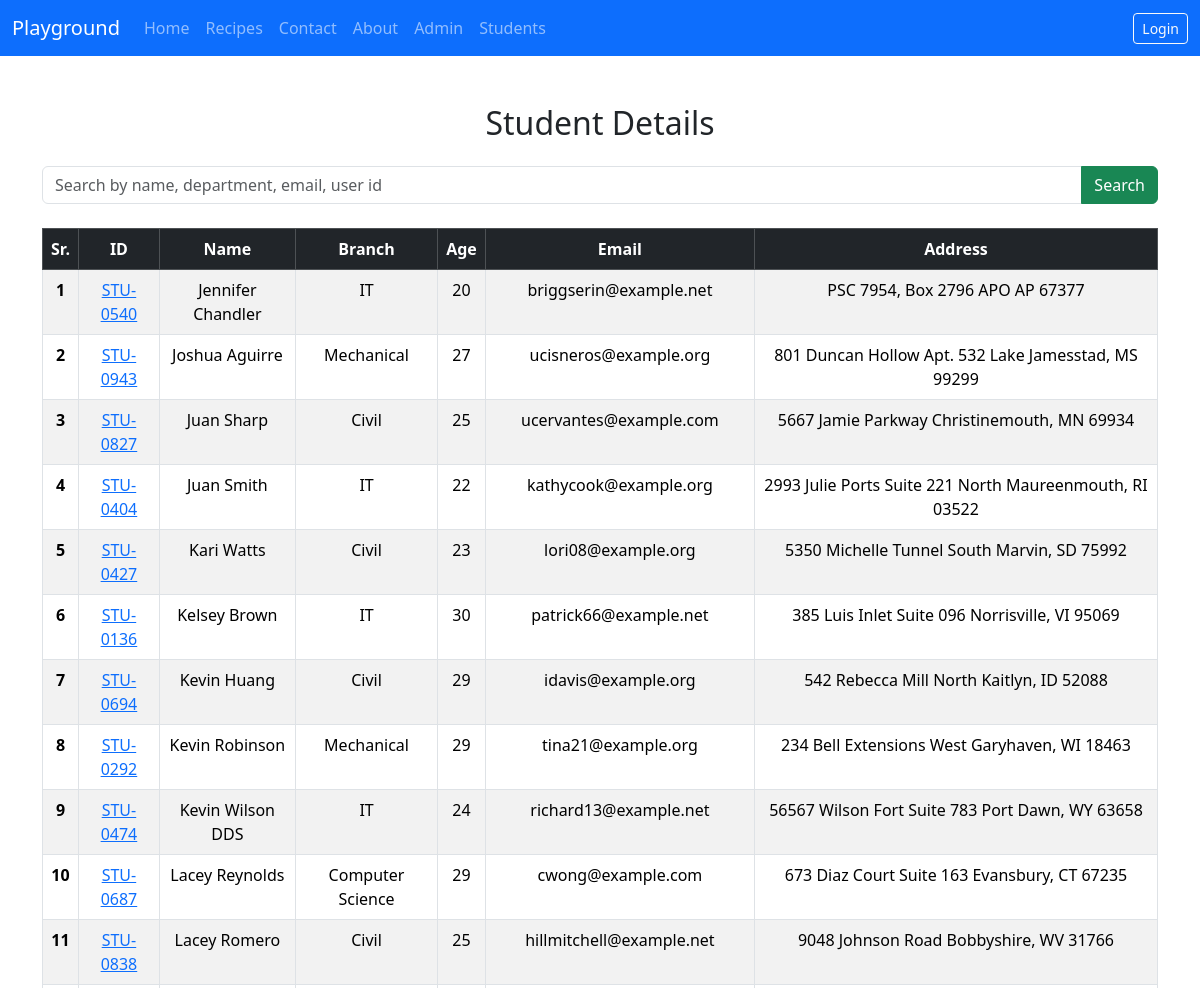
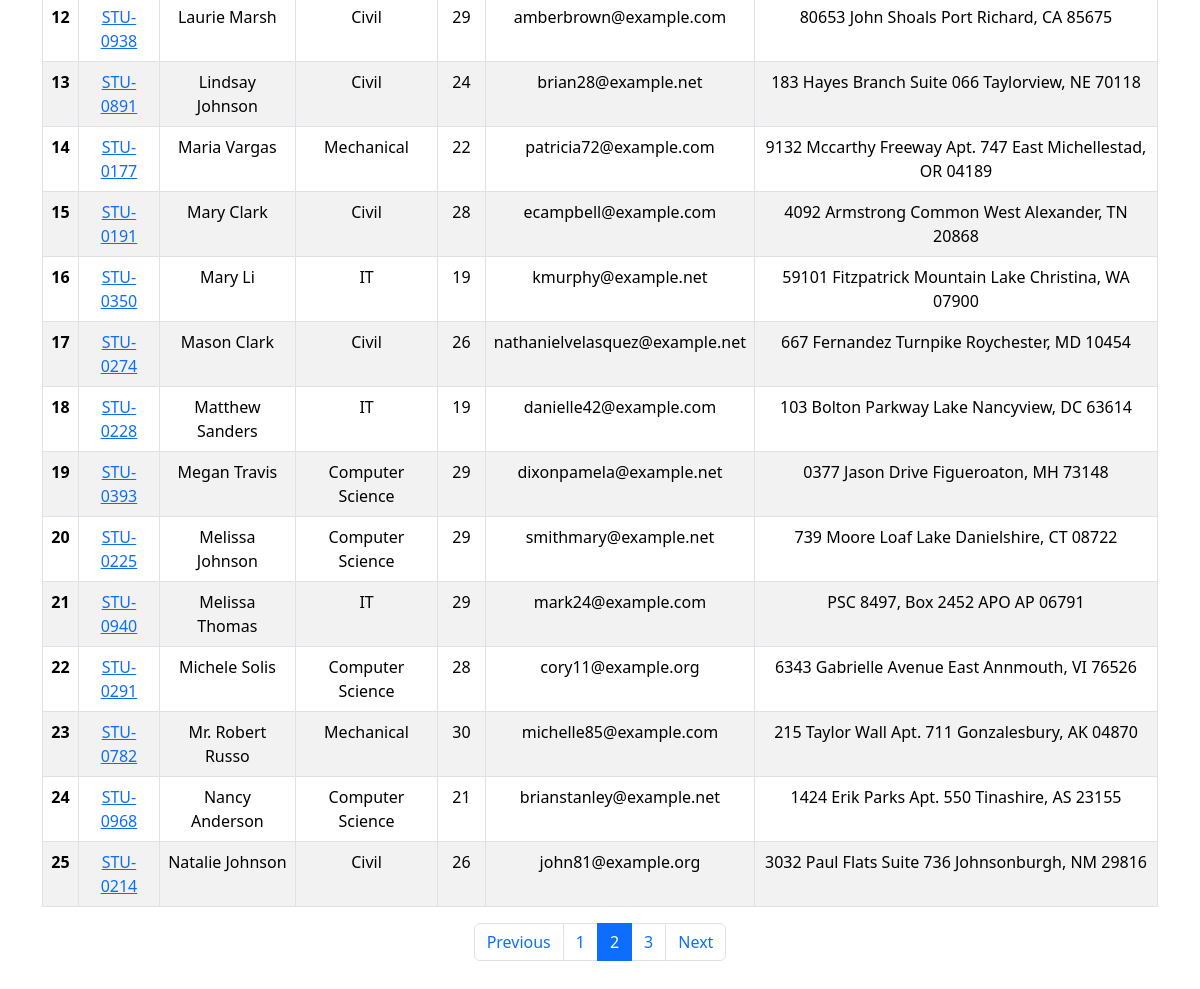
Screenshot of /students/?page=2 with the database file from the repository (2 pictures, top to bottom).
### vege/models.py (models this page shows, shortened)
class Student(models.Model):
    department = models.ForeignKey(Department, related_name="depart", on_delete=models.CASCADE)
    student_id = models.OneToOneField(StudentID, related_name="studentid", on_delete=models.CASCADE)
    student_name = models.CharField(max_length=100)
    student_email = models.EmailField(unique=True)
    student_age = models.IntegerField(default=18)
    student_address = models.TextField()
    is_deleted = models.BooleanField(default= False)
    objects = StudentManager()
    admin_objects = models.Manager()
    class Meta:
        ordering = ['student_name']
        verbose_name = "student"

class StudentID(models.Model):
    student_id = models.CharField(max_length=100, unique=True)
    def __str__(self) -> str:
        return self.student_id

class Department(models.Model):
    department = models.CharField(max_length=100)
    def __str__(self) -> str:
        return self.department
    class Meta:
        ordering = ['department']

### vege/views.py (the view)
# urls.py: path('students/', get_students, name = 'get_students'),
def get_students(request):
    queryset = Student.objects.all()
    if request.GET.get('search'):
        search = request.GET.get('search')
        queryset = queryset.filter(                                         #applying 'or' condition using Q
            Q(student_name__icontains = search) |
            Q(department__department__icontains = search) |
            Q(student_id__student_id__icontains = search) |
            Q(student_email__icontains = search)
        )
        paginator = Paginator(queryset,len(queryset))
    else:
        paginator = Paginator(queryset,25)
    page_number = request.GET.get("page")
    page_obj = paginator.get_page(page_number)
    return render(request, 'report/students.html', {'page_obj' : page_obj})

### vege/models.py (called while the page is built)
    def get_queryset(self):
        return super().get_queryset().filter(is_deleted = False)

### vege/templates/report/students.html (shortened to what this page needs)
{% extends "base.html" %}
{% block start %}
<div class="container my-5">
  <h2 class="mb-4 text-center">Student Details</h2>
  <form method="get" class="mb-4">
    <div class="input-group">
      <input type="text" name="search" class="form-control" placeholder="Search by name, department, email, user id" value="{{ query|default:'' }}">
      <button class="btn btn-success" type="submit">Search</button>
    </div>
  </form>
  <div class="table-responsive">
    <table class="table table-striped table-bordered table-hover text-center">
      <thead class="table-dark">
        <tr>
          <th>Sr.</th>
          <th>ID</th>
          <th>Name</th>
          <th>Branch</th>
          <th>Age</th>
          <th>Email</th>
          <th>Address</th>
        </tr>
      </thead>
      <tbody>
        {% for student in page_obj %}
        <tr>
          <th>{{ forloop.counter }}</th>
          <td>
            <a href= "{% url 'see_marks' student.student_id %}">
            {{ student.student_id }}</a>
          </td>
          <td>{{ student.student_name }}</td>
          <td>{{ student.department }}</td>
          <td>{{ student.student_age }}</td>
          <td>{{ student.student_email }}</td>
          <td>{{ student.student_address }}</td>
        </tr>
        {% empty %}
        <tr>
          <td colspan="6">No students available.</td>
        </tr>
        {% endfor %}
      </tbody>
    </table>
  </div>
  <nav aria-label="Page navigation">
    <ul class="pagination justify-content-center">
      {% if page_obj.has_previous %}
      <li class="page-item">
        <a class="page-link" href="?page={{ page_obj.previous_page_number }}">Previous</a>
      </li>
      {% else %}
      <li class="page-item disabled">
        <span class="page-link">Previous</span>
      </li>
      {% endif %}
      {% for num in page_obj.paginator.page_range %}
      <li class="page-item {% if page_obj.number == num %}active{% endif %}">
        <a class="page-link" href="?page={{ num }}">{{ num }}</a>
      </li>
      {% endfor %}
      {% if page_obj.has_next %}
      <li class="page-item">
        <a class="page-link" href="?page={{ page_obj.next_page_number }}">Next</a>
      </li>
      {% else %}
      <li class="page-item disabled">
        <span class="page-link">Next</span>
      </li>
      {% endif %}
    </ul>
  </nav>
</div>
{% endblock %}

### rows the page displays
Student: student_id "STU-0540", student_name "Jennifer Chandler", department "IT", student_age "20", student_email "briggserin@example.net", student_address "PSC 7954, Box 2796 APO AP 67377"
Student: student_id "STU-0943", student_name "Joshua Aguirre", department "Mechanical", student_age "27", student_email "ucisneros@example.org", student_address "801 Duncan Hollow Apt. 532 Lake Jamesstad, MS 99299"
Student: student_id "STU-0827", student_name "Juan Sharp", department "Civil", student_age "25", student_email "ucervantes@example.com", student_address "5667 Jamie Parkway Christinemouth, MN 69934"
Student: student_id "STU-0404", student_name "Juan Smith", department "IT", student_age "22", student_email "kathycook@example.org", student_address "2993 Julie Ports Suite 221 North Maureenmouth, RI 03522"
Student: student_id "STU-0427", student_name "Kari Watts", department "Civil", student_age "23", student_email "lori08@example.org", student_address "5350 Michelle Tunnel South Marvin, SD 75992"
Student: student_id "STU-0136", student_name "Kelsey Brown", department "IT", student_age "30", student_email "patrick66@example.net", student_address "385 Luis Inlet Suite 096 Norrisville, VI 95069"
Student: student_id "STU-0694", student_name "Kevin Huang", department "Civil", student_age "29", student_email "idavis@example.org", student_address "542 Rebecca Mill North Kaitlyn, ID 52088"
Student: student_id "STU-0292", student_name "Kevin Robinson", department "Mechanical", student_age "29", student_email "tina21@example.org", student_address "234 Bell Extensions West Garyhaven, WI 18463"
Student: student_id "STU-0474", student_name "Kevin Wilson DDS", department "IT", student_age "24", student_email "richard13@example.net", student_address "56567 Wilson Fort Suite 783 Port Dawn, WY 63658"
Student: student_id "STU-0687", student_name "Lacey Reynolds", department "Computer Science", student_age "29", student_email "cwong@example.com", student_address "673 Diaz Court Suite 163 Evansbury, CT 67235"
Student: student_id "STU-0838", student_name "Lacey Romero", department "Civil", student_age "25", student_email "hillmitchell@example.net", student_address "9048 Johnson Road Bobbyshire, WV 31766"
Student: student_id "STU-0938", student_name "Laurie Marsh", department "Civil", student_age "29", student_email "amberbrown@example.com", student_address "80653 John Shoals Port Richard, CA 85675"
Student: student_id "STU-0891", student_name "Lindsay Johnson", department "Civil", student_age "24", student_email "brian28@example.net", student_address "183 Hayes Branch Suite 066 Taylorview, NE 70118"
Student: student_id "STU-0177", student_name "Maria Vargas", department "Mechanical", student_age "22", student_email "patricia72@example.com", student_address "9132 Mccarthy Freeway Apt. 747 East Michellestad, OR 04189"
Student: student_id "STU-0191", student_name "Mary Clark", department "Civil", student_age "28", student_email "ecampbell@example.com", student_address "4092 Armstrong Common West Alexander, TN 20868"
Student: student_id "STU-0350", student_name "Mary Li", department "IT", student_age "19", student_email "kmurphy@example.net", student_address "59101 Fitzpatrick Mountain Lake Christina, WA 07900"
Student: student_id "STU-0274", student_name "Mason Clark", department "Civil", student_age "26", student_email "nathanielvelasquez@example.net", student_address "667 Fernandez Turnpike Roychester, MD 10454"
Student: student_id "STU-0228", student_name "Matthew Sanders", department "IT", student_age "19", student_email "danielle42@example.com", student_address "103 Bolton Parkway Lake Nancyview, DC 63614"
Student: student_id "STU-0393", student_name "Megan Travis", department "Computer Science", student_age "29", student_email "dixonpamela@example.net", student_address "0377 Jason Drive Figueroaton, MH 73148"
Student: student_id "STU-0225", student_name "Melissa Johnson", department "Computer Science", student_age "29", student_email "smithmary@example.net", student_address "739 Moore Loaf Lake Danielshire, CT 08722"
Student: student_id "STU-0940", student_name "Melissa Thomas", department "IT", student_age "29", student_email "mark24@example.com", student_address "PSC 8497, Box 2452 APO AP 06791"
Student: student_id "STU-0291", student_name "Michele Solis", department "Computer Science", student_age "28", student_email "cory11@example.org", student_address "6343 Gabrielle Avenue East Annmouth, VI 76526"
Student: student_id "STU-0782", student_name "Mr. Robert Russo", department "Mechanical", student_age "30", student_email "michelle85@example.com", student_address "215 Taylor Wall Apt. 711 Gonzalesbury, AK 04870"
Student: student_id "STU-0968", student_name "Nancy Anderson", department "Computer Science", student_age "21", student_email "brianstanley@example.net", student_address "1424 Erik Parks Apt. 550 Tinashire, AS 23155"
Student: student_id "STU-0214", student_name "Natalie Johnson", department "Civil", student_age "26", student_email "john81@example.org", student_address "3032 Paul Flats Suite 736 Johnsonburgh, NM 29816"

### other values shown
{{ num }} "1" "2" "3"
